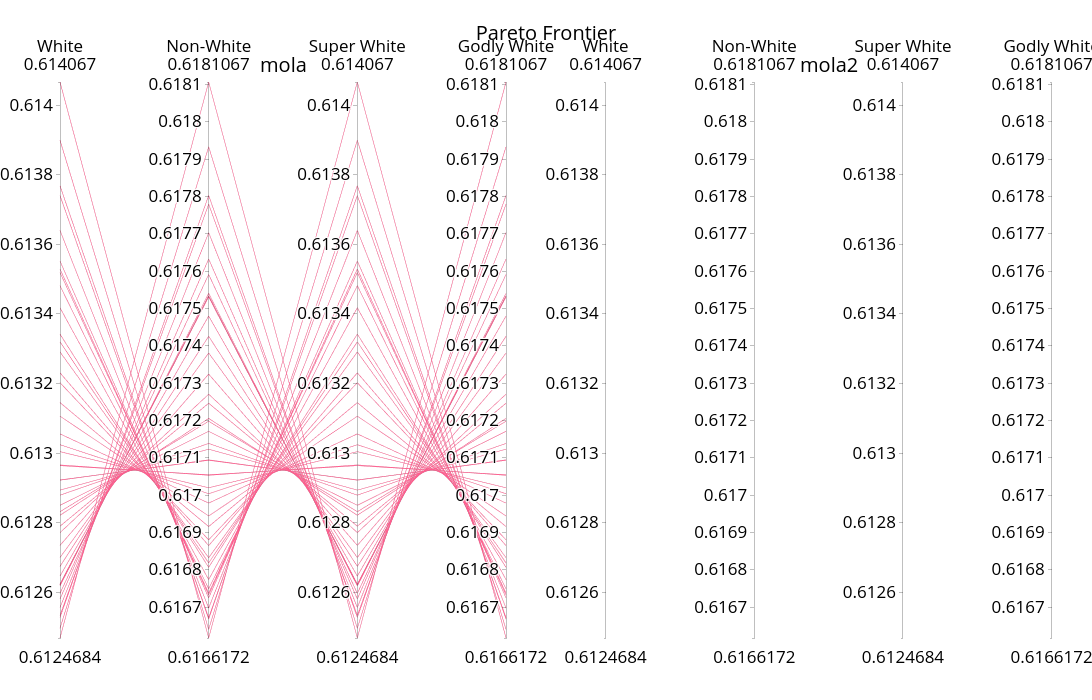

Here is the notebook cell this chart was saved with:
### Code cell
title="Conflict between losses for white and non-white person in training"
plot_pareto_plotly_4d(methods={'mola': np.concat((objs, objs), axis=1), 'mola2':  np.concat((objs, objs), axis=1)},
            labels=("White", "Non-White", 'Super White', 'Godly White'), 
            # title=title,
            point=equal.objs,
            # color="#FF5C8D",
            fontsize=20,
            figsize=(15,7),
            save_path= None #'images/2_objs_mola.pdf'
            )
